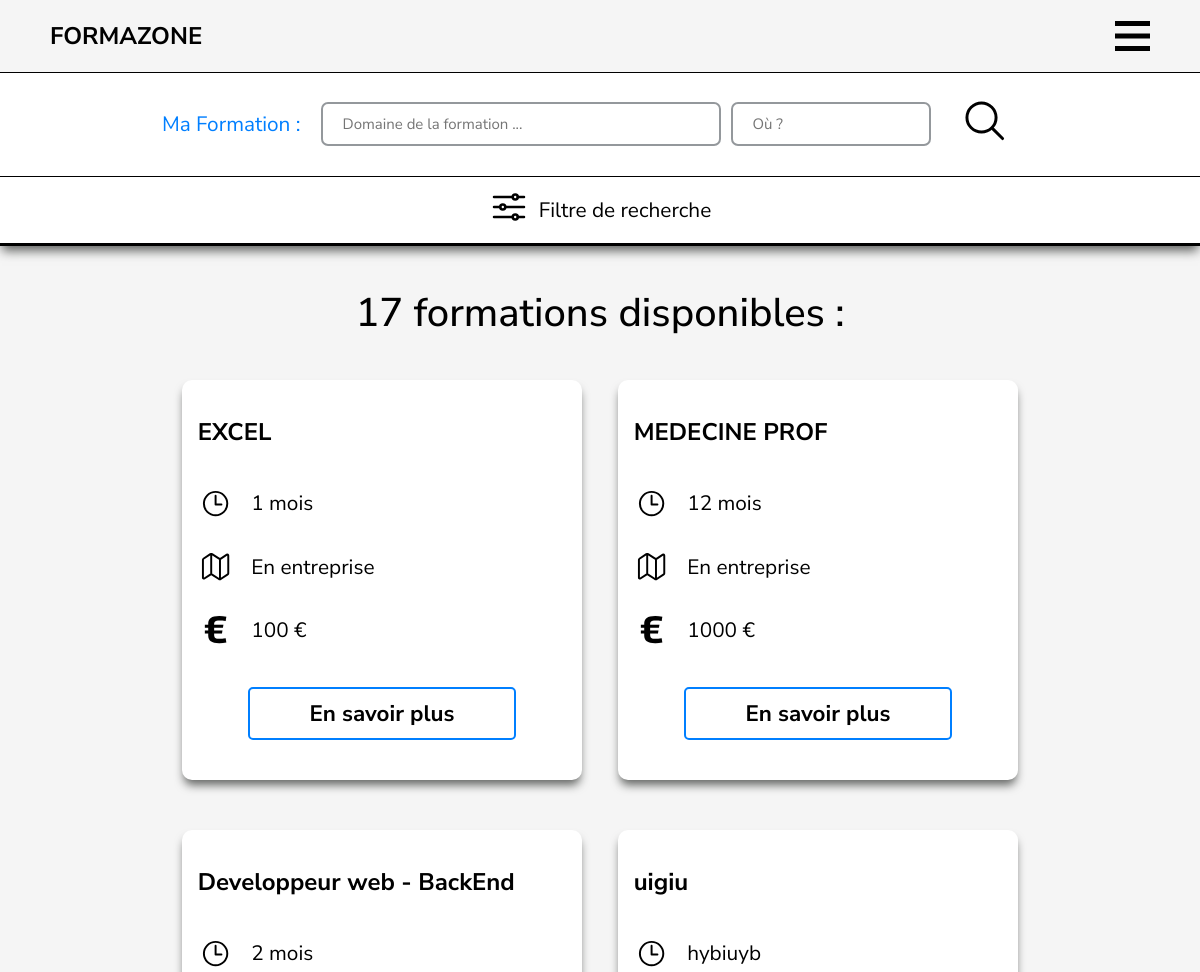
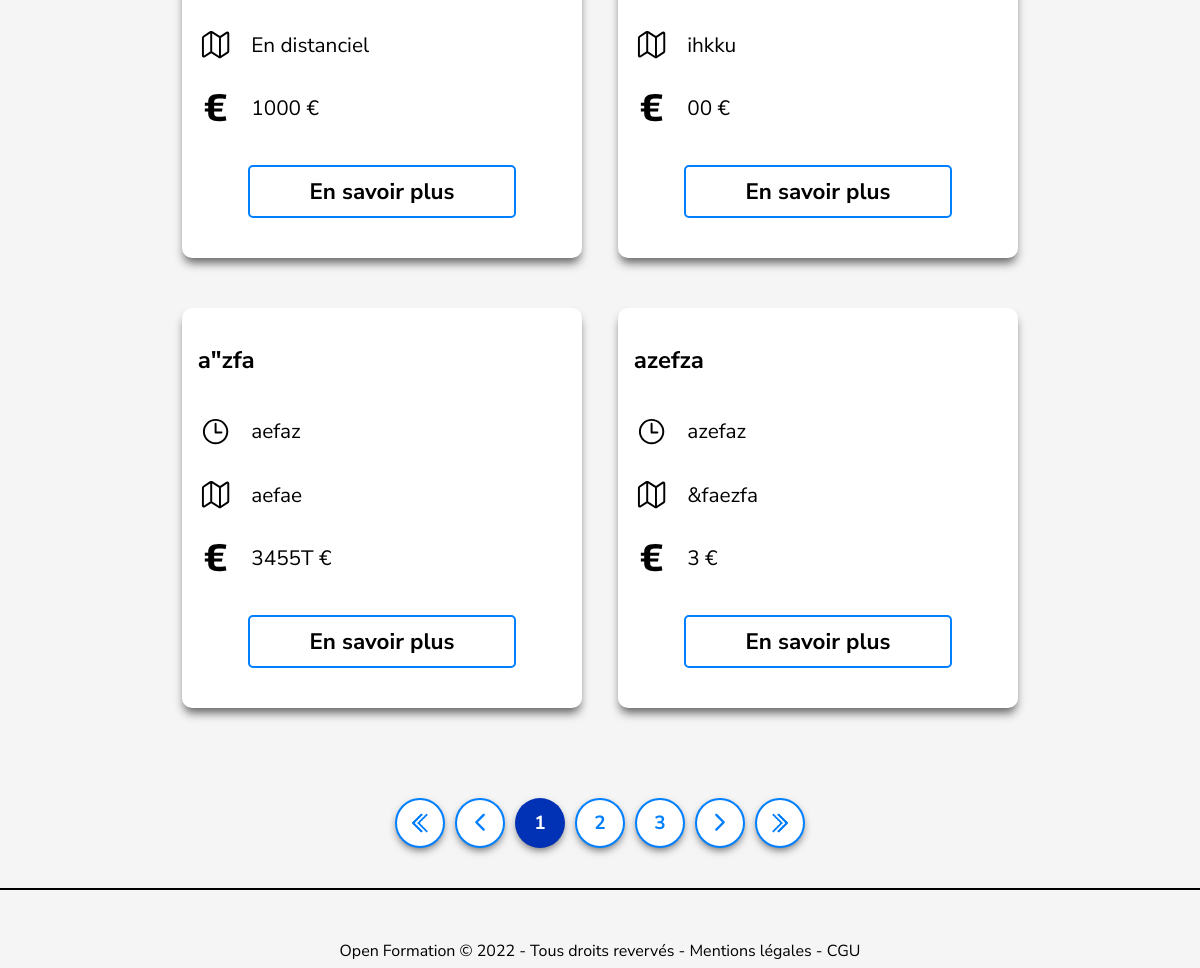
The app's page /Recherche/ with its own data (2 pictures, top to bottom).
### FormaZone_HTML/models.py (models this page shows)
class Widget(models.Model):
    Title = models.fields.CharField(_("intitule_formation"), max_length=10000)
    Temps = models.fields.CharField(_("nombre_heures_total_max"),max_length=1000)
    Prix = models.fields.CharField(_("frais_ttc_tot_max"),max_length=100)
    Option = models.fields.CharField(_("nom_departement"),max_length=100)

### FormaZone_HTML/views.py (the view)
# urls.py: path('Recherche/', views.Navigateur, name="Recherche"),
def Navigateur(request):
    Info = Widget.objects.all()
    paginator = Paginator(Info, 6)
    page_number = request.GET.get('page')
    page_object = paginator.get_page(page_number)
    return render(request,
                  'Html/FormaZone_recherche.html',
                  {"Info" : page_object ,
                   "Number_Post" : Info ,
                   "Page" : paginator,
                   "range" : range(1, paginator.num_pages + 1),
                   "range3": (paginator.num_pages - 2)})

### FormaZone_HTML/templates/Html/FormaZone_recherche.html (shortened to what this page needs)
<!DOCTYPE html>
{% load static %}
<html>
    <head>
        <link rel="stylesheet" href="{% static 'css/Style_Nav.css' %}">
        <link rel="stylesheet" href="{% static 'css/Style_Formazone_research.css' %}">
        <link rel="stylesheet" href="{% static 'css/responsive.formazone_research.css' %}">
        <link rel="stylesheet" href="{% static 'css/Style_Ellements.css' %}">
        <link rel="stylesheet" href="{% static 'css/Style_pagination.css' %}">
    </head>
    <body>
        <nav class="navbar">
            <a href="#" class="logo">FORMAZONE</a>
            <img src="{% static 'img/menu-btn.png' %}" alt="menu hamburger" class="menu-hamburger">
        </nav>
        <header>
            <div class="Inputeur">
                <form method="get" action="{% url 'Resultat' %}" class="box_1">
                <h1>Ma Formation :</h1>
                <input type="search" name="domaine_de_recherche" id="domaine_de_recherche" placeholder="Domaine de la formation ...">
                <input type="search" name="Lieu" id="Lieu" placeholder="Où ?"/>
                <div class="search_logo">
                  <button class="btn_icons"> <ion-icon name="search-outline" type="submit"></ion-icon></button>
                </div>
                </form>
                <div class="filter_zone">
                    <div class="filter_logo">
                        <ion-icon name="options-outline"></ion-icon>
                    </div>
                    <span>Filtre de recherche</span>
                </div>
            </div>
            <div class="filter_customer">
            </div>
        </header>
        <div class="boxe_for_main-title"><h2> {{ Number_Post.count }} formations disponibles :</h2> </div>
        <div class="bigbox">
        <div class="Auto-flex-around">
            {% for info in Info %}
            <div class="bloc1-flex-between">
                <div class="Repeated_card_design">
                    <h1 class="Title_of_card">{{ info.Title }}</h1>
                    <span class="Timer_of_card"><ion-icon name="time-outline"></ion-icon>{{ info.Temps }}</span>
                    <span class="where_is_formation"><ion-icon name="map-outline"></ion-icon>{{ info.Option }}</span>
                    <span class="Price_of_formation"><ion-icon name="logo-euro"></ion-icon>{{ info.Prix }} €</span>
                    <a class="En_savoir_plus" href="#"><button class="btn1">En savoir plus</button></a>
                </div>
            </div>
            {% endfor %}
        </div>
    </div>
<nav class="pagination-buttons">
  <a href="?page=1"><button type="button" class="page-btn start-page" id="start_page"><img  src="{% static 'img/double_gauche.png' %}" alt="double left"/></button></a>
  {% if Info.has_previous %}
  <a href="?page={{ Info.previous_page_number }}"><button type="button" class="page-btn start-page" id="start"><ion-icon name="chevron-back-outline"></ion-icon></button></a>
  {% else %}
  <a href="?page=1"><button type="button" class="page-btn start-page" id="start"><ion-icon name="chevron-back-outline"></ion-icon></button></a>
  {% endif %}
  {% if Page.num_pages <= 10 %}
    {% for i in range %}
    {% if Info.number == i %}
    <a href="?page={{ forloop.counter }}"><button type="button" class="page-btn active">{{ forloop.counter }}</button></a>
    {% else %}
    <a href="?page={{ forloop.counter }}"><button type="button" class="page-btn">{{ forloop.counter }}</button></a>
    {% endif %}
    {% endfor %}
  {% endif %}
  {% if Info.has_next %}
  <a href="?page={{ Info.next_page_number }}"><button type="button" class="page-btn next-page" id="end"><ion-icon name="chevron-forward-outline"></ion-icon></button></a>
  {% else %}
  <a href="?page={{ Page.num_pages }}"><button type="button" class="page-btn next-page" id="end"><ion-icon name="chevron-forward-outline"></ion-icon></button></a>
  {% endif %}
  <a href="?page={{ Page.num_pages }}"><button type="button" class="page-btn end-page" id="end_page"><img src="{% static 'img/double_droit.png' %}"/></button></a>
</nav>
    </body>
    <footer>
        <p>Open Formation © 2022 - <a href="#">Tous droits revervés</a>  - <a href="#">Mentions légales</a> - <a href="#">CGU</a></p>
      </footer>
</html>

### FormaZone_HTML/static/css/Style_Nav.css (style rules this page uses)
* { margin: 0; padding: 0; text-decoration: none; font-family: 'Nunito Sans', sans-serif; box-sizing: border-box; list-style: none; }
body { font-family: 'Nunito Sans', sans-serif; transition: none; animation: none; }
.navbar { position: relative; top: 0; left: 0; width: 100%; display: flex; justify-content: space-between; align-items: center; transition: 0.6s; padding: 40px 40px; z-index: 1000; background: #f5f5f5; }
.navbar a { color: #000; font-size: 1em; }
.navbar .logo { font-size: 2em; font-weight: bold; color: #000; }
.navbar .menu-hamburger { display: none; position: absolute; top: 50px; right: 50px; width: 35px; }
@media screen and (max-width: 1200px) { .navbar { position: relative; padding: 20px 50px; } }
@media screen and (max-width: 1200px) { .navbar .logo { font-size: 1.5em; } }
@media screen and (max-width: 1200px) { .navbar .menu-hamburger { position: relative; display: block; right: 0; top: 0; } }

### FormaZone_HTML/static/css/Style_Formazone_research.css (style rules this page uses)
button { padding: 9px 25px; background-color: #fff; border: solid 2px #007FFF; font-size: 19px; font-weight: bold; border-radius: 5px; cursor: pointer; }
header { width: 100%; font-family: 'Nunito Sans', sans-serif; flex-wrap: wrap; background-color: #fff; position: relative; display: flex; border-bottom: #000 2px solid; border-top: #000 1px solid; box-shadow: 0 7px 10px -2px #646664; }
.box_1 { display: flex; padding: 10px 40px; align-items: center; padding-right: 120px; }
header .Inputeur { display: flex; align-items: center; text-align: center; }
header .Inputeur h1 { font-size: 1.5em; margin-right: 20px; font-family: 'Nunito Sans', sans-serif; font-weight: 400; color: #007FFF; }
#domaine_de_recherche { font-size: 20px; height: 2.5em; width: 800px; border-radius: 7px; border: #94989C 2px solid; padding: 20px; margin-right: 10px; }
#Lieu { font-size: 20px; height: 2.5em; width: 350px; border-radius: 7px; border: #94989C 2px solid; padding: 20px; margin: 0; }
header .Inputeur .search_logo { position: relative; text-align: center; justify-content: center; margin: 5px; }
header .Inputeur ion-icon { font-size: 2.5em; color: #000; cursor: pointer; }
.filter_zone { padding: 10px 40px; display: flex; align-items: center; border-left: solid 1px #000; }
.filter_logo { position: relative; padding-left: 0px; align-items: center; }
.filter_zone .filter_logo ion-icon { font-size: 3em; color: #000; cursor: pointer; }
span { display: flex; font-size: 1.3em; margin-left: 10px; }
.filter_customer { width: 100%; height: 0; background: #fff; border-top: #000 1px solid; }
.Auto-flex-around { width: 100%; display: flex; gap: 3%; text-align: center; align-items: center; justify-content: center; flex-wrap: wrap; }
.Repeated_card_design { display: flex; gap: 2rem; width: 400px; flex-direction: column; justify-content: center; align-items: start; margin-bottom: 50px; height: auto; min-height: 400px; background-color: white; padding: 2%; border-radius: 10px; box-shadow: 0 7px 10px -2px #646664; }
.Repeated_card_design span { display: flex; align-items: center; text-align: start; }
.Repeated_card_design ion-icon { margin-right: 20px; font-size: 1.5em; }
.Repeated_card_design .Title_of_card { text-align: start; width: 100%; font-size: 1.5em; padding: 2%; }
.boxe_for_main-title { justify-content: center; padding: 40px 70px; display: flex; text-align: start; width: 100%; background: #f5f5f5; }
.boxe_for_main-title h2 { font-size: 2.5em; font-weight: 500; }
.bloc1-flex-between { display: flex; justify-content: space-between; align-items: center; }
.bigbox { height: auto; min-height: 45vh; width: 100vw; background-color: #f5f5f5; }
.En_savoir_plus { align-items: center; text-align: center; width: 100%; }
.En_savoir_plus button { width: 70%; margin: 10px; font-size: 1.4em; }
footer { height: 10vh; border-top: #000 solid 2px; text-align: center; padding-top: 50px; background-color: #f5f5f5; }
footer p { font-size: 1.0em; color: #000; text-decoration: none; }
footer p a { color: #000; }

### FormaZone_HTML/static/css/Style_Ellements.css (style rules this page uses)
.search_logo button { border: none; background: none; }

### records on screen
Widget: Title "EXCEL", Temps "1 mois", Option "En entreprise", Prix "100"
Widget: Title "MEDECINE PROF", Temps "12 mois", Option "En entreprise", Prix "1000"
Widget: Title "Developpeur web - BackEnd", Temps "2 mois", Option "En distanciel", Prix "1000"
Widget: Title "uigiu", Temps "hybiuyb", Option "ihkku", Prix "00"
Widget: Title "a\"zfa", Temps "aefaz", Option "aefae", Prix "3455T"
Widget: Title "azefza", Temps "azefaz", Option "&faezfa", Prix "3"

### other values on screen
{{ Number_Post.count }} "17"
